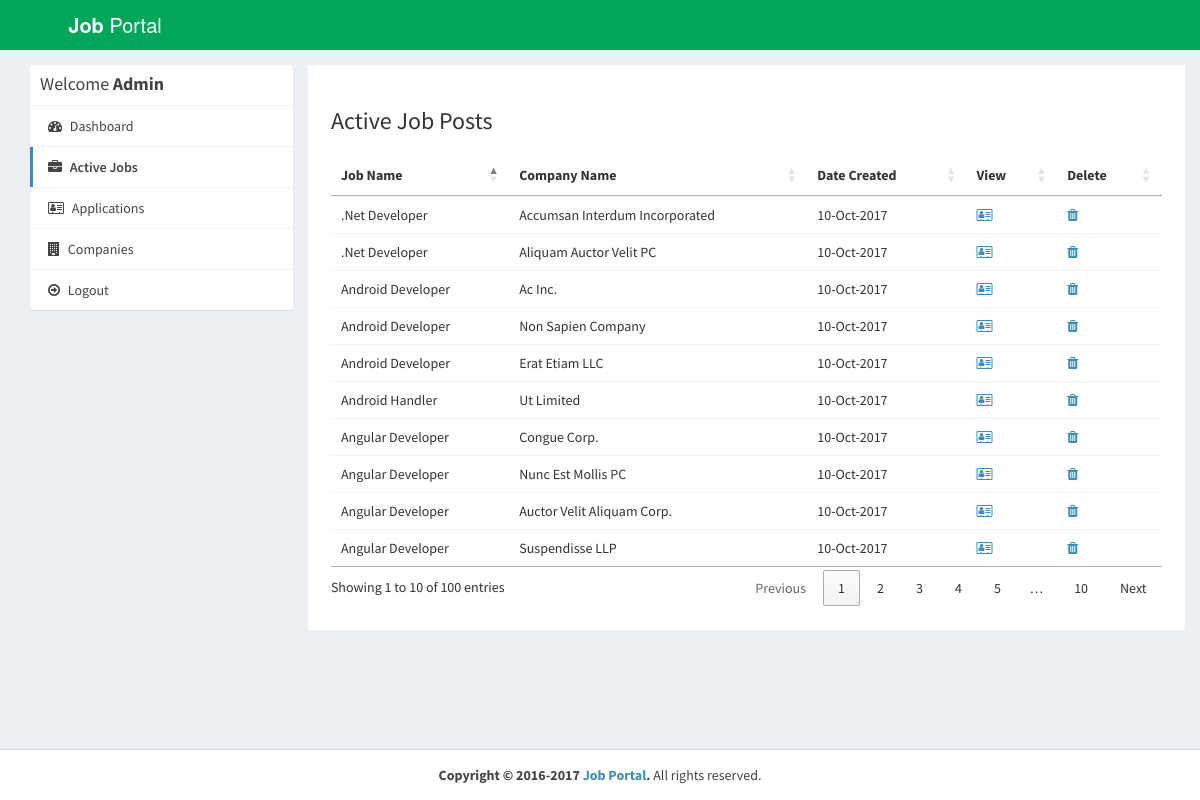
/admin/active-jobs.php (signed in), run on the app's committed database.
### tables this page shows
CREATE TABLE `job_post` (
  `id_jobpost` int(11) NOT NULL,
  `id_company` int(11) NOT NULL,
  `jobtitle` varchar(255) NOT NULL,
  `description` text NOT NULL,
  `minimumsalary` varchar(255) NOT NULL,
  `maximumsalary` varchar(255) NOT NULL,
  `experience` varchar(255) NOT NULL,
  `qualification` varchar(255) NOT NULL,
  `createdat` timestamp NOT NULL DEFAULT CURRENT_TIMESTAMP
);

CREATE TABLE `company` (
  `id_company` int(11) NOT NULL,
  `name` varchar(255) NOT NULL,
  `companyname` varchar(255) NOT NULL,
  `country` varchar(255) NOT NULL,
  `state` varchar(255) NOT NULL,
  `city` varchar(255) NOT NULL,
  `contactno` varchar(255) NOT NULL,
  `website` varchar(255) NOT NULL,
  `email` varchar(255) NOT NULL,
  `password` varchar(255) NOT NULL,
  `aboutme` varchar(255) DEFAULT NULL,
  `logo` varchar(255) NOT NULL,
  `createdAt` timestamp NOT NULL DEFAULT CURRENT_TIMESTAMP,
  `active` int(11) NOT NULL DEFAULT '2'
);

### admin/active-jobs.php (the view, shortened to what this page needs)
<?php
require_once("../db.php");
?>
<!DOCTYPE html>
<html>
<head>
  <link rel="stylesheet" href="https://cdnjs.cloudflare.com/ajax/libs/twitter-bootstrap/3.3.7/css/bootstrap.min.css">
  <link rel="stylesheet" href="https://cdnjs.cloudflare.com/ajax/libs/font-awesome/4.7.0/css/font-awesome.min.css">
  <link rel="stylesheet" href="https://cdnjs.cloudflare.com/ajax/libs/ionicons/2.0.1/css/ionicons.min.css">
  <link rel="stylesheet" href="https://cdn.datatables.net/1.10.15/css/jquery.dataTables.min.css">
  <link rel="stylesheet" href="../css/AdminLTE.min.css">
  <link rel="stylesheet" href="../css/_all-skins.min.css">
  <link rel="stylesheet" href="../css/custom.css">
</head>
<body class="hold-transition skin-green sidebar-mini">
<div class="wrapper">
  <header class="main-header">
    <a href="index.php" class="logo logo-bg">
      <span class="logo-lg"><b>Job</b> Portal</span>
    </a>
    <nav class="navbar navbar-static-top">
    </nav>
  </header>
  <div class="content-wrapper" style="margin-left: 0px;">
    <section id="candidates" class="content-header">
      <div class="container">
        <div class="row">
          <div class="col-md-3">
            <div class="box box-solid">
              <div class="box-header with-border">
                <h3 class="box-title">Welcome <b>Admin</b></h3>
              </div>
              <div class="box-body no-padding">
                <ul class="nav nav-pills nav-stacked">
                  <li><a href="dashboard.php"><i class="fa fa-dashboard"></i> Dashboard</a></li>
                  <li class="active"><a href="active-jobs.php"><i class="fa fa-briefcase"></i> Active Jobs</a></li>
                  <li><a href="applications.php"><i class="fa fa-address-card-o"></i> Applications</a></li>
                  <li><a href="companies.php"><i class="fa fa-building"></i> Companies</a></li>
                  <li><a href="../logout.php"><i class="fa fa-arrow-circle-o-right"></i> Logout</a></li>
                </ul>
              </div>
            </div>
          </div>
          <div class="col-md-9 bg-white padding-2">
            <h3>Active Job Posts</h3>
            <div class="row margin-top-20">
              <div class="col-md-12">
                <div class="box-body table-responsive no-padding">
                  <table id="example2" class="table table-hover">
                    <thead>
                      <th>Job Name</th>
                      <th>Company Name</th>
                      <th>Date Created</th>
                      <th>View</th>
                      <th>Delete</th>
                    </thead>
                    <tbody>
                      <?php
                      $sql = "SELECT job_post.*, company.companyname FROM job_post INNER JOIN company ON job_post.id_company=company.id_company";
                      $result = $conn->query($sql);
                      if($result->num_rows > 0) {
                        while($row = $result->fetch_assoc()) {
                      ?>
                      <tr>
                        <td><?php echo $row['jobtitle']; ?></td>
                        <td><?php echo $row['companyname']; ?></td>
                        <td><?php echo date("d-M-Y", strtotime($row['createdat'])); ?></td>
                        <td><a href="view-job-post.php?id=<?php echo $row['id_jobpost']; ?>"><i class="fa fa-address-card-o"></i></a></td>
                        <td><a href="delete-job-post.php?id=<?php echo $row['id_jobpost']; ?>"><i class="fa fa-trash"></i></a></td>
                      </tr>
                            <?php
                        }
                      }
                    ?>
                    </tbody>
                  </table>
                </div>
              </div>
            </div>
          </div>
        </div>
      </div>
    </section>
  </div>
  <footer class="main-footer" style="margin-left: 0px;">
    <div class="text-center">
      <strong>Copyright &copy; 2016-2017 <a href="learningfromscratch.online">Job Portal</a>.</strong> All rights
    reserved.
    </div>
  </footer>
</div>
</body>
</html>

### css/custom.css (style rules this page uses)
.logo-bg { background-color: #00A65A !important; }
.margin-top-20 { margin-top: 20px; }
.padding-2 { padding: 2%; }
.bg-white { background-color: #fff; }

### data on the page
job_post: jobtitle "Android Developer", id_company.companyname "Ac Inc.", createdat "10-Oct-2017"
job_post: jobtitle ".Net Developer", id_company.companyname "Accumsan Interdum Incorporated", createdat "10-Oct-2017"
job_post: jobtitle "Angular Developer", id_company.companyname "Congue Corp.", createdat "10-Oct-2017"
job_post: jobtitle "Angular Developer", id_company.companyname "Nunc Est Mollis PC", createdat "10-Oct-2017"
job_post: jobtitle "Angular Developer", id_company.companyname "Auctor Velit Aliquam Corp.", createdat "10-Oct-2017"
job_post: jobtitle ".Net Developer", id_company.companyname "Aliquam Auctor Velit PC", createdat "10-Oct-2017"
job_post: jobtitle "Android Developer", id_company.companyname "Non Sapien Company", createdat "10-Oct-2017"
job_post: jobtitle "Angular Developer", id_company.companyname "Suspendisse LLP", createdat "10-Oct-2017"
job_post: jobtitle "Android Developer", id_company.companyname "Erat Etiam LLC", createdat "10-Oct-2017"
job_post: jobtitle "Android Handler", id_company.companyname "Ut Limited", createdat "10-Oct-2017"
